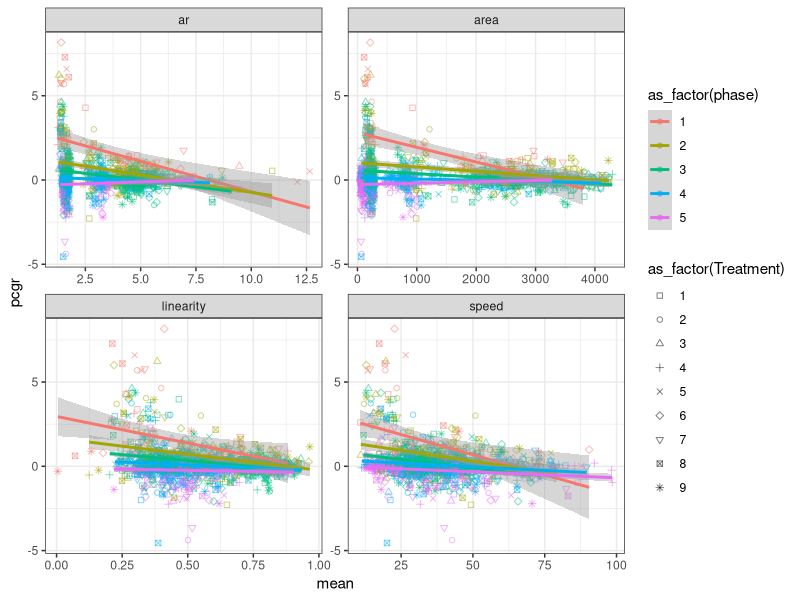
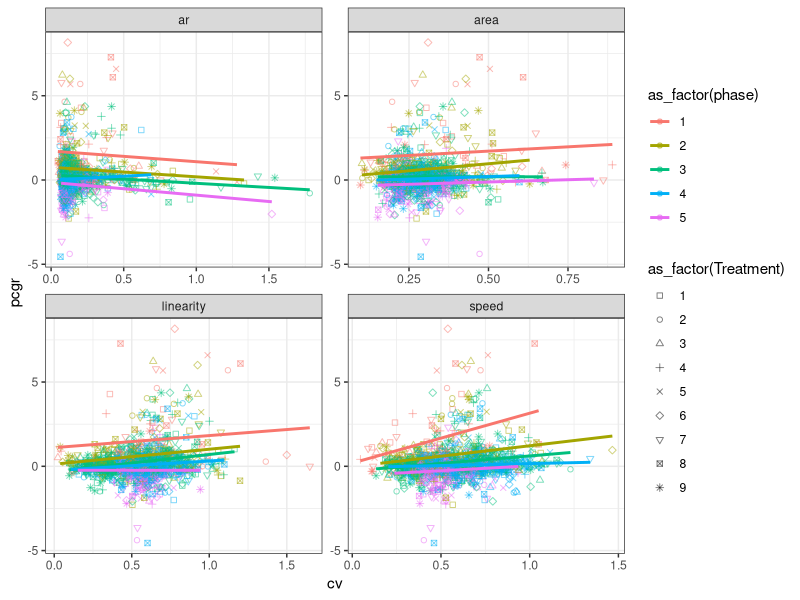

Recreate these plots in R, in order. (Note: this script raises an error after producing the figures.)
library(tidyverse)
library(lubridate)
library(mgcv)
#devtools::install_github("ctkremer/growthTools")
#library(growthTools)

# CILIATES ------
## Import data and compute pcgr----
data_cilia <- read.csv("ciliates/OverviewTraitsFull.csv") %>%
  group_by(Atrazine, Temp, ID_spec) %>%
  mutate(pcgr = log(lead(Count, 1)/Count)/(lead(Days_fromstart, 1)-Days_fromstart),
         .after = Count) %>% 
  ungroup() %>%
  group_by(ID_spec) %>%
  mutate(phase = cut_interval(log10(Count), n=5, labels = FALSE)) %>%
  filter(pcgr > -5) %>% #Kick out extremely negative pcgr
  pivot_longer(mean_ar:sd_linearity, names_to="trait") %>%
  separate(trait, into=c("stat", "trait"), sep="_") %>%
  pivot_wider(names_from=stat, values_from=value) %>%
  mutate(cv=sd/mean)

ggplot(data_cilia) +
  scale_shape_manual(values = 0:8) +
  theme_bw() + 
  geom_point(aes(x=mean, y=pcgr, pch=as_factor(Treatment),
                 col=as_factor(phase)), alpha=0.5) + 
  geom_smooth(method=lm, aes(x=mean, y=pcgr, 
                             colour=as_factor(phase)), 
              formula=y ~ poly(x,1)) + #, se=F
  facet_wrap(vars(trait), scales="free") #, rows = vars(ID_spec)strain ~ 

ggplot(data_cilia) +
  scale_shape_manual(values = 0:8) +
  theme_bw() + 
  geom_point(aes(x=cv, y=pcgr, pch=as_factor(Treatment),
                 col=as_factor(phase)), alpha=0.5) + 
  geom_smooth(method=lm, aes(x=cv, y=pcgr, colour=as_factor(phase)), 
              formula=y ~ poly(x,1), se=F) +
  facet_wrap(vars(trait), scales="free")

# CYANO ------
## Import data and compute pcgr----
data_cyano <- read.csv("cyanobacteria/mono_data.csv") %>%
  separate(date.time, sep=" ", into = c("date", "time")) %>%
  mutate(day = yday(date), .after = date) %>%
  select(-c(date, time)) %>%
  group_by(strain, treat) %>%
  mutate(day = day - min(day)) %>%
  mutate(pcgr = log(lead(population.mean,1)/population.mean)/(lead(day,1)-day),
         .after = population.mean) %>%
  ungroup() %>%
  group_by(strain) %>%
  mutate(phase = cut_interval(log10(population.mean), n=5, labels = FALSE)) %>%
  select(-population.sd) %>%
  pivot_longer(FSC.HLin.mean:NIR.R.HLin.sd, names_to="trait") %>%
  separate(trait, into=c("trait", "stat"), sep="in.") %>%
  pivot_wider(names_from=stat, values_from=value) %>%
  mutate(cv=sd/mean)

ggplot(data_cyano) +
  theme_bw() + 
  geom_point(aes(x=mean, y=pcgr, pch=as_factor(treat),
                 col=as_factor(phase)), alpha=0.5) + 
  geom_smooth(method=lm, aes(x=mean, y=pcgr, 
                             colour=as_factor(phase)), 
              formula=y ~ poly(x,1)) + #, se=F
  facet_wrap(vars(trait), scales="free") #, rows = vars(ID_spec)strain ~ 

ggplot(data_cyano) +
  theme_bw() + 
  geom_point(aes(x=cv, y=pcgr, pch=as_factor(treat),
                 col=as_factor(phase)), alpha=0.5) + 
  geom_smooth(method=lm, aes(x=cv, y=pcgr, 
                             colour=as_factor(phase)), 
              formula=y ~ poly(x,1), se=F) +
  facet_wrap(vars(trait), scales="free") 
